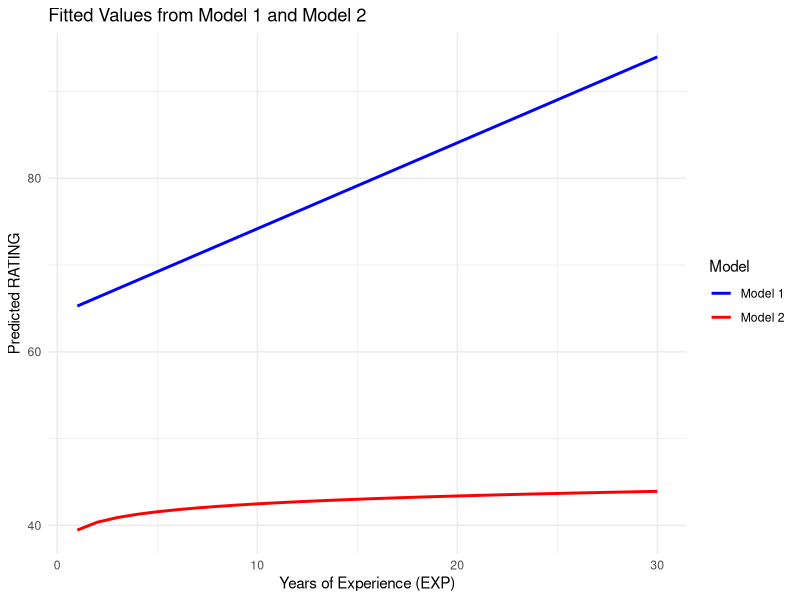

Here is the R script that generated this plot:
#題目中已直接給出模型係數與 𝑅 squeal值，因此以下程式碼主要用於「繪圖與計算」示範。若您有實際資料 (EXP, RATING)，
#可將下方「自定義模型」部分改為 lm(RATING ~ EXP, data = ...) 與 lm(RATING ~ log(EXP), data = ...) 取得真實估計結果。

# 載入繪圖套件
library(ggplot2)

#--------------------------------
# 1. 定義模型參數（依題目給定）
#--------------------------------
# Model 1: RATING = 64.289 + 0.990 * EXP, R^2 = 0.3793
beta1_0  <- 64.289  # 截距
beta1_1  <- 0.990   # 斜率
R2_m1    <- 0.3793  # R^2

# Model 2: RATING = 39.464 + 1.312 * ln(EXP), R^2 = 0.6414
beta2_0  <- 39.464
beta2_1  <- 1.312
R2_m2    <- 0.6414

#--------------------------------
# 2. 在 EXP = 1 ~ 30 間繪製預測值
#--------------------------------
exp_values <- 1:30

# Model 1 預測
rating_m1 <- beta1_0 + beta1_1 * exp_values

# Model 2 預測 (log)
rating_m2 <- beta2_0 + beta2_1 * log(exp_values)

# 建立資料框以便 ggplot2 繪圖
df_plot <- data.frame(
  EXP       = exp_values,
  RATING_M1 = rating_m1,
  RATING_M2 = rating_m2
)

# 將兩模型的預測值轉為長格式，便於同一張圖呈現
df_long <- reshape(
  df_plot,
  varying   = c("RATING_M1", "RATING_M2"),
  v.names   = "RATING",
  timevar   = "Model",
  times     = c("Model 1", "Model 2"),
  direction = "long"
)

# 繪製兩條預測曲線
ggplot(df_long, aes(x = EXP, y = RATING, color = Model)) +
  geom_line(size = 1) +
  scale_color_manual(values = c("Model 1" = "blue", "Model 2" = "red")) +
  labs(title = "Fitted Values from Model 1 and Model 2",
       x = "Years of Experience (EXP)",
       y = "Predicted RATING") +
  theme_minimal()

#--------------------------------
# 3. 計算邊際影響 (c) & (d)
#--------------------------------
# (c) Model 1 的邊際影響 = beta1_1 (固定)
marginal_m1_10 <- beta1_1  # EXP=10
marginal_m1_20 <- beta1_1  # EXP=20
cat("Model 1 marginal effect at EXP=10:", marginal_m1_10, "\n")
cat("Model 1 marginal effect at EXP=20:", marginal_m1_20, "\n\n")

# (d) Model 2 的邊際影響 = beta2_1 / EXP
# EXP=10
marginal_m2_10 <- beta2_1 / 10
# EXP=20
marginal_m2_20 <- beta2_1 / 20
cat("Model 2 marginal effect at EXP=10:", marginal_m2_10, "\n")
cat("Model 2 marginal effect at EXP=20:", marginal_m2_20, "\n\n")

#--------------------------------
# 4. 比較兩個模型的 R^2
#--------------------------------
cat("Model 1 R^2 =", R2_m1, "\n")
cat("Model 2 R^2 =", R2_m2, "\n")

#--------------------------------
# (若有實際資料，可用下列方式進行迴歸並獲取真實 R^2)
#--------------------------------
# 假設我們有資料框 df_data，其中包含變數 RATING 與 EXP
# # 線性模型 (Model 1)
# lm_m1 <- lm(RATING ~ EXP, data = df_data)
# summary(lm_m1)$r.squared
#
# # 對數模型 (Model 2)
# # 注意要排除 EXP=0 的觀測值，或改用 ln(EXP+1) 視情況而定
# df_data_nonzero <- subset(df_data, EXP > 0)
# lm_m2 <- lm(RATING ~ log(EXP), data = df_data_nonzero)
# summary(lm_m2)$r.squared

